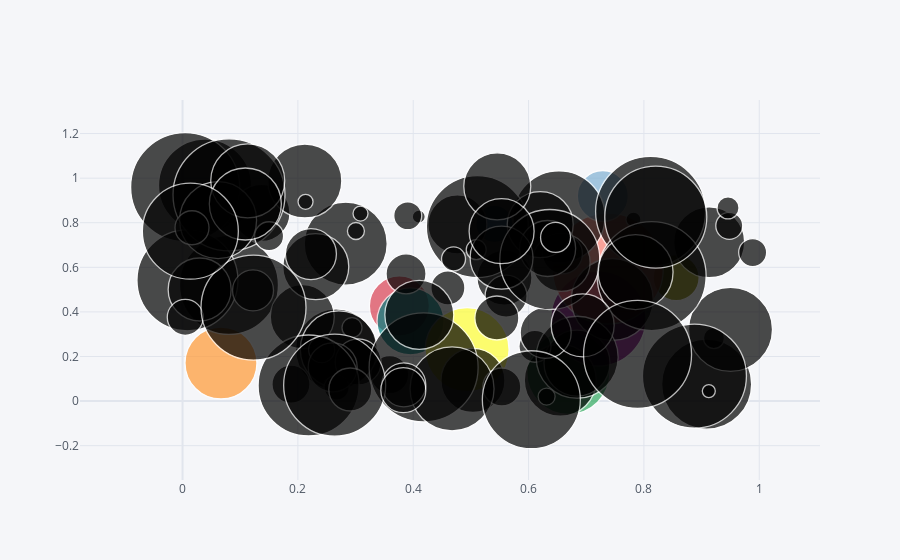

Notebook cell for this chart:
### Code cell
df.iplot(kind='bubble',x='a',y='b',size='d')
